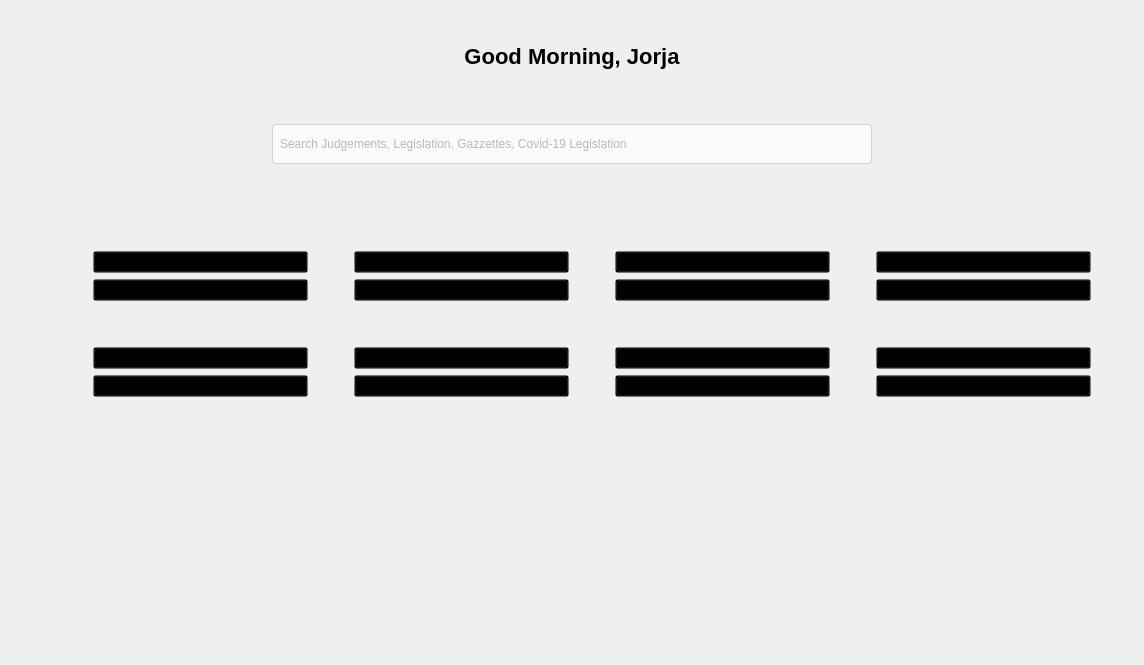
<?xml version="1.0" encoding="UTF-8"?>
<ui version="4.0">
 <class>MainPages</class>
 <widget class="QWidget" name="MainPages">
  <property name="geometry">
   <rect>
    <x>0</x>
    <y>0</y>
    <width>1144</width>
    <height>665</height>
   </rect>
  </property>
  <property name="windowTitle">
   <string>Form</string>
  </property>
  <layout class="QVBoxLayout" name="main_pages_layout">
   <property name="spacing">
    <number>0</number>
   </property>
   <property name="leftMargin">
    <number>5</number>
   </property>
   <property name="topMargin">
    <number>5</number>
   </property>
   <property name="rightMargin">
    <number>5</number>
   </property>
   <property name="bottomMargin">
    <number>5</number>
   </property>
   <item>
    <widget class="QStackedWidget" name="pages">
     <property name="currentIndex">
      <number>1</number>
     </property>
     <widget class="QWidget" name="page_1">
      <property name="styleSheet">
       <string notr="true">font-size: 14pt</string>
      </property>
      <layout class="QVBoxLayout" name="page_1_layout">
       <property name="spacing">
        <number>5</number>
       </property>
       <property name="leftMargin">
        <number>5</number>
       </property>
       <property name="topMargin">
        <number>5</number>
       </property>
       <property name="rightMargin">
        <number>5</number>
       </property>
       <property name="bottomMargin">
        <number>5</number>
       </property>
       <item alignment="Qt::AlignHCenter">
        <widget class="QFrame" name="welcome_base">
         <property name="minimumSize">
          <size>
           <width>300</width>
           <height>150</height>
          </size>
         </property>
         <property name="maximumSize">
          <size>
           <width>300</width>
           <height>150</height>
          </size>
         </property>
         <property name="frameShape">
          <enum>QFrame::NoFrame</enum>
         </property>
         <property name="frameShadow">
          <enum>QFrame::Raised</enum>
         </property>
         <layout class="QVBoxLayout" name="center_page_layout">
          <property name="spacing">
           <number>10</number>
          </property>
          <property name="leftMargin">
           <number>0</number>
          </property>
          <property name="topMargin">
           <number>0</number>
          </property>
          <property name="rightMargin">
           <number>0</number>
          </property>
          <property name="bottomMargin">
           <number>0</number>
          </property>
          <item>
           <widget class="QFrame" name="logo">
            <property name="minimumSize">
             <size>
              <width>300</width>
              <height>120</height>
             </size>
            </property>
            <property name="maximumSize">
             <size>
              <width>300</width>
              <height>120</height>
             </size>
            </property>
            <property name="frameShape">
             <enum>QFrame::NoFrame</enum>
            </property>
            <property name="frameShadow">
             <enum>QFrame::Raised</enum>
            </property>
            <layout class="QVBoxLayout" name="logo_layout">
             <property name="spacing">
              <number>0</number>
             </property>
             <property name="leftMargin">
              <number>0</number>
             </property>
             <property name="topMargin">
              <number>0</number>
             </property>
             <property name="rightMargin">
              <number>0</number>
             </property>
             <property name="bottomMargin">
              <number>0</number>
             </property>
            </layout>
           </widget>
          </item>
          <item>
           <widget class="QLabel" name="label">
            <property name="text">
             <string>Welcome To PyOneDark GUI</string>
            </property>
            <property name="alignment">
             <set>Qt::AlignCenter</set>
            </property>
           </widget>
          </item>
         </layout>
        </widget>
       </item>
      </layout>
     </widget>
     <widget class="QWidget" name="caseLawHome">
      <layout class="QGridLayout" name="gridLayout">
       <item row="0" column="0">
        <widget class="QScrollArea" name="scrollArea">
         <property name="styleSheet">
          <string notr="true">QWidget{ background-color: transparent ;}
QScrollArea{
	background-color: transparent;
	border:none;}

QScrollBar:horizontal
    {
        height: 15px;
        margin: 3px 15px 3px 15px;
        border: 3px transparent #2A2929;
        border-radius: 4px;
        background-color: black;    /* #2A2929; */
    }


    QScrollBar::handle:horizontal
    {
        background-color: white;      /* #605F5F; */
        min-width: 5px;
        border-radius: 4px;
    }

    QScrollBar::add-line:horizontal
    {
        margin: 0px 3px 0px 3px;
        border-image: url(:/qss_icons/rc/right_arrow_disabled.png);
        width: 10px;
        height: 10px;
        subcontrol-position: right;
        subcontrol-origin: margin;
    }

    QScrollBar::sub-line:horizontal
    {
        margin: 0px 3px 0px 3px;
        border-image: url(:/qss_icons/rc/left_arrow_disabled.png);
        height: 10px;
        width: 10px;
        subcontrol-position: left;
        subcontrol-origin: margin;
    }

    QScrollBar::add-line:horizontal:hover,QScrollBar::add-line:horizontal:on
    {
        border-image: url(:/qss_icons/rc/right_arrow.png);
        height: 10px;
        width: 10px;
        subcontrol-position: right;
        subcontrol-origin: margin;
    }


    QScrollBar::sub-line:horizontal:hover, QScrollBar::sub-line:horizontal:on
    {
        border-image: url(:/qss_icons/rc/left_arrow.png);
        height: 10px;
        width: 10px;
        subcontrol-position: left;
        subcontrol-origin: margin;
    }

    QScrollBar::up-arrow:horizontal, QScrollBar::down-arrow:horizontal
    {
        background: none;
    }


    QScrollBar::add-page:horizontal, QScrollBar::sub-page:horizontal
    {
        background: none;
    }

    QScrollBar:vertical
    {
        background-color:#EAEDED;
        width: 15px;
        margin: 15px 3px 15px 3px;
        border: 1px transparent #2A2929;
        border-radius: 4px;
    }

    QScrollBar::handle:vertical
    {
        background-color: #C7C7C7;         /* #605F5F; */
        min-height: 9px;
        border-radius: 4px;
    }

    QScrollBar::handle:vertical::hover{
background-color: rgb(0, 95, 184);
 min-height: 25px;
        border-radius: 4px;
}

    QScrollBar::sub-line:vertical
    {
        margin: 3px 0px 3px 0px;
        border-image: url(:/qss_icons/rc/up_arrow_disabled.png);
        height: 10px;
        width: 10px;
        subcontrol-position: top;
        subcontrol-origin: margin;
    }

    QScrollBar::add-line:vertical
    {
        margin: 3px 0px 3px 0px;
        border-image: url(:/qss_icons/rc/down_arrow_disabled.png);
        height: 10px;
        width: 10px;
        subcontrol-position: bottom;
        subcontrol-origin: margin;
    }

    QScrollBar::sub-line:vertical:hover,QScrollBar::sub-line:vertical:on
    {
        border-image: url(:/qss_icons/rc/up_arrow.png);
        height: 10px;
        width: 10px;
        subcontrol-position: top;
        subcontrol-origin: margin;
    }

    QScrollBar::add-line:vertical:hover, QScrollBar::add-line:vertical:on
    {
        border-image: url(:/qss_icons/rc/down_arrow.png);
        height: 10px;
        width: 10px;
        subcontrol-position: bottom;
        subcontrol-origin: margin;
    }

    QScrollBar::up-arrow:vertical, QScrollBar::down-arrow:vertical
    {
        background: none;
    }

    QScrollBar::add-page:vertical, QScrollBar::sub-page:vertical
    {
        background: none;
    }</string>
         </property>
         <property name="widgetResizable">
          <bool>true</bool>
         </property>
         <widget class="QWidget" name="scrollAreaWidgetContents">
          <property name="geometry">
           <rect>
            <x>0</x>
            <y>0</y>
            <width>1116</width>
            <height>637</height>
           </rect>
          </property>
          <layout class="QGridLayout" name="gridLayout_3">
           <item row="0" column="0">
            <layout class="QGridLayout" name="gridLayout_2">
             <item row="1" column="0">
              <spacer name="verticalSpacer_7">
               <property name="orientation">
                <enum>Qt::Vertical</enum>
               </property>
               <property name="sizeType">
                <enum>QSizePolicy::Minimum</enum>
               </property>
               <property name="sizeHint" stdset="0">
                <size>
                 <width>20</width>
                 <height>20</height>
                </size>
               </property>
              </spacer>
             </item>
             <item row="0" column="0" colspan="2">
              <widget class="QFrame" name="frame">
               <property name="styleSheet">
                <string notr="true"/>
               </property>
               <property name="frameShape">
                <enum>QFrame::StyledPanel</enum>
               </property>
               <property name="frameShadow">
                <enum>QFrame::Raised</enum>
               </property>
               <layout class="QGridLayout" name="gridLayout_5">
                <item row="0" column="0">
                 <layout class="QGridLayout" name="gridLayout_4">
                  <property name="topMargin">
                   <number>11</number>
                  </property>
                  <property name="bottomMargin">
                   <number>11</number>
                  </property>
                  <property name="verticalSpacing">
                   <number>15</number>
                  </property>
                  <item row="2" column="1">
                   <widget class="QLineEdit" name="lineEdit">
                    <property name="minimumSize">
                     <size>
                      <width>600</width>
                      <height>40</height>
                     </size>
                    </property>
                    <property name="styleSheet">
                     <string notr="true">QLineEdit {
	/*background-color: qlineargradient(spread:pad, x1:0, y1:0, x2:1, y2:1, stop:0 rgba(58, 74, 99, 255), stop:1 rgba(84, 84, 160, 251));*/
	background-color: #fbfbfb;
	border-radius:4px;
	border:1px solid #d2d2d2;
	padding: 5px;
	selection-color:white;
	selection-background-color:rgb(113, 113, 113);
	color:rgb(118, 118, 118);
    
}
QLineEdit:focus {
	border:2px solid #005fb8;
color: black;
font-weight:600;}
</string>
                    </property>
                    <property name="placeholderText">
                     <string>Search Judgements, Legislation, Gazzettes, Covid-19 Legislation</string>
                    </property>
                   </widget>
                  </item>
                  <item row="2" column="2">
                   <spacer name="horizontalSpacer_2">
                    <property name="orientation">
                     <enum>Qt::Horizontal</enum>
                    </property>
                    <property name="sizeHint" stdset="0">
                     <size>
                      <width>40</width>
                      <height>20</height>
                     </size>
                    </property>
                   </spacer>
                  </item>
                  <item row="2" column="0">
                   <spacer name="horizontalSpacer">
                    <property name="orientation">
                     <enum>Qt::Horizontal</enum>
                    </property>
                    <property name="sizeHint" stdset="0">
                     <size>
                      <width>40</width>
                      <height>20</height>
                     </size>
                    </property>
                   </spacer>
                  </item>
                  <item row="0" column="0" colspan="3">
                   <widget class="QLabel" name="label_2">
                    <property name="styleSheet">
                     <string notr="true">font-weight:800;
font-size:22px;</string>
                    </property>
                    <property name="text">
                     <string>Good Morning, Jorja</string>
                    </property>
                    <property name="alignment">
                     <set>Qt::AlignCenter</set>
                    </property>
                    <property name="wordWrap">
                     <bool>true</bool>
                    </property>
                   </widget>
                  </item>
                  <item row="1" column="1">
                   <spacer name="verticalSpacer_3">
                    <property name="orientation">
                     <enum>Qt::Vertical</enum>
                    </property>
                    <property name="sizeType">
                     <enum>QSizePolicy::Minimum</enum>
                    </property>
                    <property name="sizeHint" stdset="0">
                     <size>
                      <width>20</width>
                      <height>40</height>
                     </size>
                    </property>
                   </spacer>
                  </item>
                 </layout>
                </item>
               </layout>
              </widget>
             </item>
             <item row="2" column="0" colspan="2">
              <widget class="QFrame" name="frame_2">
               <property name="minimumSize">
                <size>
                 <width>0</width>
                 <height>100</height>
                </size>
               </property>
               <property name="styleSheet">
                <string notr="true">QFrame{background-color: transparent;border: 0px solid #E5E5E5;border-radius: 8px;padding:2px;}
color: rgb(245, 245, 245);</string>
               </property>
               <property name="frameShape">
                <enum>QFrame::StyledPanel</enum>
               </property>
               <property name="frameShadow">
                <enum>QFrame::Raised</enum>
               </property>
               <layout class="QGridLayout" name="gridLayout_13">
                <item row="0" column="0">
                 <layout class="QGridLayout" name="gridLayout_12">
                  <property name="leftMargin">
                   <number>10</number>
                  </property>
                  <property name="topMargin">
                   <number>10</number>
                  </property>
                  <property name="rightMargin">
                   <number>10</number>
                  </property>
                  <property name="bottomMargin">
                   <number>10</number>
                  </property>
                  <item row="1" column="0">
                   <layout class="QGridLayout" name="gridLayout_10">
                    <property name="leftMargin">
                     <number>10</number>
                    </property>
                    <property name="rightMargin">
                     <number>10</number>
                    </property>
                    <item row="0" column="5">
                     <layout class="QGridLayout" name="gridLayout_7">
                      <item row="0" column="0">
                       <widget class="QPushButton" name="pushButton_6">
                        <property name="cursor">
                         <cursorShape>PointingHandCursor</cursorShape>
                        </property>
                        <property name="text">
                         <string/>
                        </property>
                        <property name="iconSize">
                         <size>
                          <width>60</width>
                          <height>60</height>
                         </size>
                        </property>
                       </widget>
                      </item>
                      <item row="1" column="0">
                       <widget class="QPushButton" name="pushButton_5">
                        <property name="cursor">
                         <cursorShape>PointingHandCursor</cursorShape>
                        </property>
                        <property name="text">
                         <string>Covid-19 Legislation</string>
                        </property>
                       </widget>
                      </item>
                     </layout>
                    </item>
                    <item row="0" column="2">
                     <spacer name="horizontalSpacer_3">
                      <property name="orientation">
                       <enum>Qt::Horizontal</enum>
                      </property>
                      <property name="sizeType">
                       <enum>QSizePolicy::Minimum</enum>
                      </property>
                      <property name="sizeHint" stdset="0">
                       <size>
                        <width>40</width>
                        <height>20</height>
                       </size>
                      </property>
                     </spacer>
                    </item>
                    <item row="0" column="3">
                     <layout class="QGridLayout" name="gridLayout_8">
                      <item row="0" column="0">
                       <widget class="QPushButton" name="pushButton_4">
                        <property name="cursor">
                         <cursorShape>PointingHandCursor</cursorShape>
                        </property>
                        <property name="text">
                         <string/>
                        </property>
                        <property name="iconSize">
                         <size>
                          <width>60</width>
                          <height>60</height>
                         </size>
                        </property>
                       </widget>
                      </item>
                      <item row="1" column="0">
                       <widget class="QPushButton" name="pushButton_3">
                        <property name="cursor">
                         <cursorShape>PointingHandCursor</cursorShape>
                        </property>
                        <property name="text">
                         <string>Legislation</string>
                        </property>
                       </widget>
                      </item>
                     </layout>
                    </item>
                    <item row="0" column="1">
                     <layout class="QGridLayout" name="gridLayout_9">
                      <item row="0" column="0">
                       <widget class="QPushButton" name="pushButton_2">
                        <property name="cursor">
                         <cursorShape>PointingHandCursor</cursorShape>
                        </property>
                        <property name="text">
                         <string/>
                        </property>
                        <property name="iconSize">
                         <size>
                          <width>60</width>
                          <height>60</height>
                         </size>
                        </property>
                       </widget>
                      </item>
                      <item row="1" column="0">
                       <widget class="QPushButton" name="pushButton">
                        <property name="cursor">
                         <cursorShape>PointingHandCursor</cursorShape>
                        </property>
                        <property name="text">
                         <string>Judgements</string>
                        </property>
                       </widget>
                      </item>
                     </layout>
                    </item>
                    <item row="2" column="7">
                     <widget class="QPushButton" name="pushButton_18">
                      <property name="cursor">
                       <cursorShape>PointingHandCursor</cursorShape>
                      </property>
                      <property name="text">
                       <string/>
                      </property>
                      <property name="iconSize">
                       <size>
                        <width>60</width>
                        <height>60</height>
                       </size>
                      </property>
                     </widget>
                    </item>
                    <item row="2" column="3">
                     <widget class="QPushButton" name="pushButton_10">
                      <property name="cursor">
                       <cursorShape>PointingHandCursor</cursorShape>
                      </property>
                      <property name="text">
                       <string/>
                      </property>
                      <property name="iconSize">
                       <size>
                        <width>60</width>
                        <height>60</height>
                       </size>
                      </property>
                     </widget>
                    </item>
                    <item row="3" column="1">
                     <widget class="QPushButton" name="pushButton_15">
                      <property name="cursor">
                       <cursorShape>PointingHandCursor</cursorShape>
                      </property>
                      <property name="text">
                       <string>Judges</string>
                      </property>
                     </widget>
                    </item>
                    <item row="3" column="7">
                     <widget class="QPushButton" name="pushButton_19">
                      <property name="cursor">
                       <cursorShape>PointingHandCursor</cursorShape>
                      </property>
                      <property name="text">
                       <string>Documents</string>
                      </property>
                     </widget>
                    </item>
                    <item row="2" column="1">
                     <widget class="QPushButton" name="pushButton_14">
                      <property name="cursor">
                       <cursorShape>PointingHandCursor</cursorShape>
                      </property>
                      <property name="text">
                       <string/>
                      </property>
                      <property name="iconSize">
                       <size>
                        <width>60</width>
                        <height>60</height>
                       </size>
                      </property>
                     </widget>
                    </item>
                    <item row="1" column="3">
                     <spacer name="verticalSpacer_2">
                      <property name="orientation">
                       <enum>Qt::Vertical</enum>
                      </property>
                      <property name="sizeHint" stdset="0">
                       <size>
                        <width>20</width>
                        <height>40</height>
                       </size>
                      </property>
                     </spacer>
                    </item>
                    <item row="6" column="5">
                     <spacer name="verticalSpacer_5">
                      <property name="orientation">
                       <enum>Qt::Vertical</enum>
                      </property>
                      <property name="sizeHint" stdset="0">
                       <size>
                        <width>20</width>
                        <height>40</height>
                       </size>
                      </property>
                     </spacer>
                    </item>
                    <item row="2" column="5">
                     <widget class="QPushButton" name="pushButton_16">
                      <property name="cursor">
                       <cursorShape>PointingHandCursor</cursorShape>
                      </property>
                      <property name="text">
                       <string/>
                      </property>
                      <property name="iconSize">
                       <size>
                        <width>60</width>
                        <height>60</height>
                       </size>
                      </property>
                     </widget>
                    </item>
                    <item row="3" column="3">
                     <widget class="QPushButton" name="pushButton_11">
                      <property name="cursor">
                       <cursorShape>PointingHandCursor</cursorShape>
                      </property>
                      <property name="text">
                       <string>Courts</string>
                      </property>
                     </widget>
                    </item>
                    <item row="0" column="6">
                     <spacer name="horizontalSpacer_6">
                      <property name="orientation">
                       <enum>Qt::Horizontal</enum>
                      </property>
                      <property name="sizeType">
                       <enum>QSizePolicy::Minimum</enum>
                      </property>
                      <property name="sizeHint" stdset="0">
                       <size>
                        <width>40</width>
                        <height>20</height>
                       </size>
                      </property>
                     </spacer>
                    </item>
                    <item row="0" column="7">
                     <layout class="QGridLayout" name="gridLayout_6">
                      <item row="0" column="0">
                       <widget class="QPushButton" name="pushButton_8">
                        <property name="cursor">
                         <cursorShape>PointingHandCursor</cursorShape>
                        </property>
                        <property name="text">
                         <string/>
                        </property>
                        <property name="iconSize">
                         <size>
                          <width>60</width>
                          <height>60</height>
                         </size>
                        </property>
                       </widget>
                      </item>
                      <item row="1" column="0">
                       <widget class="QPushButton" name="pushButton_7">
                        <property name="cursor">
                         <cursorShape>PointingHandCursor</cursorShape>
                        </property>
                        <property name="text">
                         <string>Gazettes</string>
                        </property>
                       </widget>
                      </item>
                     </layout>
                    </item>
                    <item row="0" column="4">
                     <spacer name="horizontalSpacer_4">
                      <property name="orientation">
                       <enum>Qt::Horizontal</enum>
                      </property>
                      <property name="sizeType">
                       <enum>QSizePolicy::Minimum</enum>
                      </property>
                      <property name="sizeHint" stdset="0">
                       <size>
                        <width>40</width>
                        <height>20</height>
                       </size>
                      </property>
                     </spacer>
                    </item>
                    <item row="3" column="5">
                     <widget class="QPushButton" name="pushButton_17">
                      <property name="cursor">
                       <cursorShape>PointingHandCursor</cursorShape>
                      </property>
                      <property name="text">
                       <string>Speeches</string>
                      </property>
                     </widget>
                    </item>
                    <item row="0" column="0">
                     <spacer name="horizontalSpacer_5">
                      <property name="orientation">
                       <enum>Qt::Horizontal</enum>
                      </property>
                      <property name="sizeType">
                       <enum>QSizePolicy::Minimum</enum>
                      </property>
                      <property name="sizeHint" stdset="0">
                       <size>
                        <width>40</width>
                        <height>20</height>
                       </size>
                      </property>
                     </spacer>
                    </item>
                   </layout>
                  </item>
                  <item row="0" column="0">
                   <spacer name="verticalSpacer_4">
                    <property name="orientation">
                     <enum>Qt::Vertical</enum>
                    </property>
                    <property name="sizeType">
                     <enum>QSizePolicy::Minimum</enum>
                    </property>
                    <property name="sizeHint" stdset="0">
                     <size>
                      <width>20</width>
                      <height>20</height>
                     </size>
                    </property>
                   </spacer>
                  </item>
                 </layout>
                </item>
                <item row="1" column="0">
                 <spacer name="verticalSpacer">
                  <property name="orientation">
                   <enum>Qt::Vertical</enum>
                  </property>
                  <property name="sizeHint" stdset="0">
                   <size>
                    <width>20</width>
                    <height>40</height>
                   </size>
                  </property>
                 </spacer>
                </item>
               </layout>
              </widget>
             </item>
            </layout>
           </item>
          </layout>
         </widget>
        </widget>
       </item>
      </layout>
     </widget>
     <widget class="QWidget" name="page_2">
      <layout class="QVBoxLayout" name="page_2_layout">
       <property name="spacing">
        <number>5</number>
       </property>
       <property name="leftMargin">
        <number>5</number>
       </property>
       <property name="topMargin">
        <number>5</number>
       </property>
       <property name="rightMargin">
        <number>5</number>
       </property>
       <property name="bottomMargin">
        <number>5</number>
       </property>
       <item>
        <widget class="QScrollArea" name="scroll_area">
         <property name="styleSheet">
          <string notr="true">background: transparent;</string>
         </property>
         <property name="frameShape">
          <enum>QFrame::NoFrame</enum>
         </property>
         <property name="verticalScrollBarPolicy">
          <enum>Qt::ScrollBarAlwaysOff</enum>
         </property>
         <property name="horizontalScrollBarPolicy">
          <enum>Qt::ScrollBarAlwaysOff</enum>
         </property>
         <property name="widgetResizable">
          <bool>true</bool>
         </property>
         <widget class="QWidget" name="contents">
          <property name="geometry">
           <rect>
            <x>0</x>
            <y>0</y>
            <width>214</width>
            <height>266</height>
           </rect>
          </property>
          <property name="styleSheet">
           <string notr="true">background: transparent;</string>
          </property>
          <layout class="QVBoxLayout" name="verticalLayout">
           <property name="spacing">
            <number>15</number>
           </property>
           <property name="leftMargin">
            <number>5</number>
           </property>
           <property name="topMargin">
            <number>5</number>
           </property>
           <property name="rightMargin">
            <number>5</number>
           </property>
           <property name="bottomMargin">
            <number>5</number>
           </property>
           <item>
            <widget class="QLabel" name="title_label">
             <property name="maximumSize">
              <size>
               <width>16777215</width>
               <height>40</height>
              </size>
             </property>
             <property name="font">
              <font>
               <pointsize>16</pointsize>
              </font>
             </property>
             <property name="styleSheet">
              <string notr="true">font-size: 16pt</string>
             </property>
             <property name="text">
              <string>Custom Widgets Page</string>
             </property>
             <property name="alignment">
              <set>Qt::AlignCenter</set>
             </property>
            </widget>
           </item>
           <item>
            <widget class="QLabel" name="description_label">
             <property name="text">
              <string>Here will be all the custom widgets, they will be added over time on this page.
I will try to always record a new tutorial when adding a new Widget and updating the project on Patreon before launching on GitHub and GitHub after the public release.</string>
             </property>
             <property name="alignment">
              <set>Qt::AlignHCenter|Qt::AlignTop</set>
             </property>
             <property name="wordWrap">
              <bool>true</bool>
             </property>
            </widget>
           </item>
           <item>
            <layout class="QHBoxLayout" name="row_1_layout"/>
           </item>
           <item>
            <layout class="QHBoxLayout" name="row_2_layout"/>
           </item>
           <item>
            <layout class="QHBoxLayout" name="row_3_layout"/>
           </item>
           <item>
            <layout class="QVBoxLayout" name="row_4_layout"/>
           </item>
           <item>
            <layout class="QVBoxLayout" name="row_5_layout"/>
           </item>
          </layout>
         </widget>
        </widget>
       </item>
      </layout>
     </widget>
     <widget class="QWidget" name="page_3">
      <property name="styleSheet">
       <string notr="true">QFrame {
	font-size: 16pt;
}</string>
      </property>
      <layout class="QVBoxLayout" name="page_3_layout">
       <item>
        <widget class="QLabel" name="empty_page_label">
         <property name="font">
          <font>
           <pointsize>16</pointsize>
          </font>
         </property>
         <property name="text">
          <string>Empty Page</string>
         </property>
         <property name="alignment">
          <set>Qt::AlignCenter</set>
         </property>
        </widget>
       </item>
      </layout>
     </widget>
    </widget>
   </item>
  </layout>
 </widget>
 <resources/>
 <connections/>
</ui>
